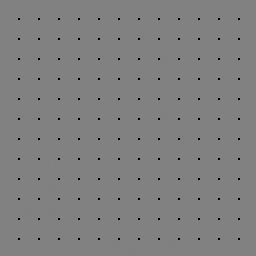
%> input picture lab2/Exercise/point.bmp, 128 x 128 px (shown 2 times larger)
$ octave lab3ex.m   (GNU Octave 9; MATLAB toolbox functions it lacks are replaced by stand-ins)
%> lines starting %> are read from the running program, lines starting %| are printed output that depends on the picture; in (x1, y1, x2, y2) boxes, pixels count from 0 and x2, y2 are one past the last pixel; in counts of white or black regions, pixels touching at a corner belong together; the program's own positions count from 1
%***********************************操作初始化******************************

point = imread('point.bmp');%读入测试靶图像point.bmp
%> point is the input picture: size 128x128 uint8; min 0, max 129, mean 127.6
point_sp = imread('point_sp.bmp');%读入测试靶变化后的图像point_sp.bmp
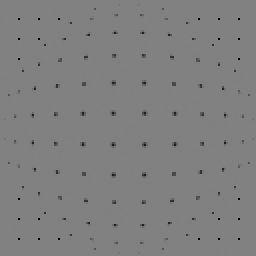
%> input picture lab2/Exercise/point_sp.bmp, 128 x 128 px (shown 2 times larger)
%> point_sp is the input picture: size 128x128 uint8; min 0, max 129, mean 127.6
tiger_sp = imread('tiger_sp.bmp');%读入变化后的老虎图像tiger_sp.bmp
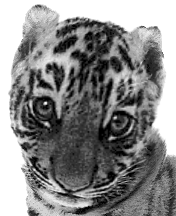
%> input picture lab2/Exercise/tiger_sp.bmp, 176 x 216 px
%> tiger_sp is the input picture: size 216x176 uint8; min 0, max 255, mean 137.5

point_sp(7,91)=1;
%> point_sp: size 128x128 uint8; 0.01% of pixels changed, all inside (x1, y1, x2, y2) = (90, 6, 91, 7)
point_sp(16,104)=1;
%> point_sp: size 128x128 uint8; min 0, max 129, mean 127.6; mean of the top-left, top-right, bottom-left and bottom-right quarters 127.6, 127.6, 127.6, 127.6
point_sp(39,122)=1;
%> point_sp: size 128x128 uint8; min 0, max 129, mean 127.6; mean of the top-left, top-right, bottom-left and bottom-right quarters 127.6, 127.5, 127.6, 127.6
point_sp(26,113)=1;

point_sp(7,37)=1;
point_sp(16,24)=1;
point_sp(39,6)=1;
%> point_sp: size 128x128 uint8; min 0, max 129, mean 127.6; mean of the top-left, top-right, bottom-left and bottom-right quarters 127.5, 127.5, 127.6, 127.6
point_sp(26,15)=1;

point_sp(121,91)=1;
point_sp(112,104)=1;
point_sp(89,122)=1;
point_sp(102,113)=1;
%> point_sp: size 128x128 uint8; min 0, max 129, mean 127.5

point_sp(121,37)=1;
%> point_sp: size 128x128 uint8; min 0, max 129, mean 127.5; mean of the top-left, top-right, bottom-left and bottom-right quarters 127.5, 127.5, 127.6, 127.5
point_sp(112,24)=1;
point_sp(89,6)=1;
%> point_sp: size 128x128 uint8; min 0, max 129, mean 127.5; mean of the top-left, top-right, bottom-left and bottom-right quarters 127.5, 127.5, 127.5, 127.5
point_sp(102,15)=1;

%**************************对输入的原图进行压缩******************************
%point.bmp为128×128，tiger_sp.bmp为176×216,压缩tiger_sp到128×128
tigerChange = zeros(128,128);%保存压缩后的tiger_sp（原图）

%按照线性插值，输出图像点(x,y)的值由输入图像四点(a,b),(a+1,b)、(a,b+1)和(a+1,b+1)决定，从而计算压缩图像tigerChange(x,y)的值
for x = 1:1:128
    for y = 1:1:128
        a1 = double((x-1)*216/128)+1;      %即代表a+1
        b1 = double((y-1)*176/128)+1;      %即代表b+1
        a = floor(a1);                     %取a1的下整，即为a
        b = floor(b1);                     %取b1的下整，即为b
        %越界处理
        if( a >= 216 )
            a = 215;
        end
        if( b >= 176 )
            b = 175;
        end
        %用双线性插值法求的tigerChange(x,y)
        temp = (double(tiger_sp(a+1,b))-double(tiger_sp(a,b)))*(a1-a);
        temp = temp+(double(tiger_sp(a,b+1))-double(tiger_sp(a,b)))*(b1-b);
        temp = temp+(double(tiger_sp(a+1,b+1))+double(tiger_sp(a,b))-double(tiger_sp(a+1,b))-double(tiger_sp(a,b+1)))*(a1-a)*(b1-b);
        tigerChange(x,y) = round(temp+double(tiger_sp(a,b)));

    end
end
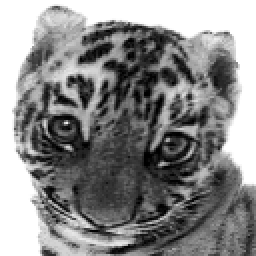
%> tigerChange: size 128x128 double (shown 2 times larger); min 0, max 255, mean 137.7
%进行类型转换，uint8类型
tigerChange = uint8(tigerChange);
%> tigerChange: size 128x128 uint8

%************************细化point_sp.bmp，抽取其黑点***********************
%找到point_sp.bmp中黑色（非白色）的点
Xsp_BlackPoint = zeros(12,12);%创建矩阵空间记录黑点的横坐标
Ysp_BlackPoint = zeros(12,12);%创建矩阵空间记录黑点的纵坐标
Xsp_BlackPoint = reshape(Xsp_BlackPoint,1,144);%将矩阵转换为1*144的一维向量方便使用
Ysp_BlackPoint = reshape(Ysp_BlackPoint,1,144);%将矩阵转换为1*144的一维向量方便使用
pointRecord = zeros(128,128);%创建矩阵空间，标记点(x,y)是否已经访问过
%Xsum、Ysum、count用于抽取一个平均值
Xsum = 0;
Ysum = 0;
count = 0;
k = 1;
%抽取各个黑点的坐标
for i = 1:1:128
    for j = 1:1:128
        if pointRecord(i,j) == 0
            %对非白点处理
            if point_sp(i,j) < 125
                Xsum = i;
                Ysum = j;
                count = count+1;
                pointRecord(i,j) = 1;
                %检查其周围的点是否为非白点
                if i == 1 || j == 1 || i == 128 || j == 128%排除边界
                else
                    %如果该点周围8个点有访问过，则跳过处理
                    if pointRecord(i+1,j) == 1   ||...
                       pointRecord(i-1,j) == 1   ||...
                       pointRecord(i,j+1) == 1   ||...
                       pointRecord(i,j-1) == 1   ||...
                       pointRecord(i-1,j-1) == 1 ||...
                       pointRecord(i+1,j-1) == 1 ||...
                       pointRecord(i-1,j+1) == 1 ||...
                       pointRecord(i+1,j+1) == 1
                       %将Xsum、Ysum、count置为初始值
                       Xsum = 0;
                       Ysum = 0;
                       pointRecord(i,j) = 1;
                       count = 0;
                    else %否则可以进行如下抽取，将该点周围8个点中是灰色的点加进来平均
                        %正下方
                        new_i = i; new_j = j;
                        while point_sp(new_i+1,new_j) < 125
                            Xsum = Xsum+new_i+1;
                            Ysum = Ysum+new_j;
                            count = count+1;
                            pointRecord(new_i+1,new_j) = 1;
                            new_i = new_i+1;
                        end

                        %正上方
                        new_i = i; new_j = j;
                        while point_sp(new_i-1,new_j) < 125
                            Xsum = Xsum+new_i-1;
                            Ysum = Ysum+new_j;
                            count = count+1;
                            pointRecord(new_i-1,new_j) = 1;
                            new_i = new_i-1;
                        end

                        %正右方
                        new_i = i; new_j = j;
                        while point_sp(new_i,new_j+1) < 125
                            Xsum = Xsum+new_i;
                            Ysum = Ysum+new_j+1;
                            count = count+1;
                            pointRecord(new_i,new_j+1) = 1;
                            new_j = new_j+1;
                        end

                        %正左方
                        new_i = i; new_j = j;
                        while point_sp(new_i,new_j-1) < 125
                            Xsum = Xsum+new_i;
                            Ysum = Ysum+new_j-1;
                            count = count+1;
                            pointRecord(new_i,new_j-1) = 1;
                            new_j = new_j-1;
                        end

                        %左上方
                        new_i = i; new_j = j;
                        while point_sp(new_i-1,new_j-1) < 125
                            Xsum = Xsum+new_i-1;
                            Ysum = Ysum+new_j-1;
                            count = count+1;
                            pointRecord(new_i-1,new_j-1) = 1;
                            new_i = new_i-1;
                            new_j = new_j-1;
                        end

                        %右上方
                        new_i = i; new_j = j;
                        while point_sp(new_i-1,new_j+1) < 125
                            Xsum = Xsum+new_i-1;
                            Ysum = Ysum+new_j+1;
                            count = count+1;
                            pointRecord(new_i-1,new_j+1) = 1;
                            new_i = new_i-1;
                            new_j = new_j+1;
                        end

                        %左下方
                        new_i = i; new_j = j;
                        while point_sp(new_i+1,new_j-1) < 125
                            Xsum = Xsum+new_i+1;
                            Ysum = Ysum+new_j-1;
                            count = count+1;
                            pointRecord(new_i+1,new_j-1) = 1;
                            new_i = new_i+1;
                            new_j = new_j-1;
                        end

                        %右下方
                        new_i = i; new_j = j;
                        while point_sp(new_i+1,new_j+1) < 125
                            Xsum = Xsum+new_i+1;
                            Ysum = Ysum+new_j+1;
                            count = count+1;
                            pointRecord(new_i+1,new_j+1) = 1;
                            new_i = new_i+1;
                            new_j = new_j+1;
                        end

                        %然后将其进行平均
                        Xsum = fix(Xsum/count);
                        Ysum = fix(Ysum/count);
                        Xsp_BlackPoint(k) = Xsum;
                        Ysp_BlackPoint(k) = Ysum;
                        k = k+1;
                        %%将Xsum、Ysum、count置为初始值
                        Xsum = 0;Ysum = 0;count = 0;
                    end
                end
            end
        end
    end
end
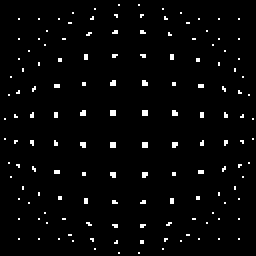
%> pointRecord: size 128x128 double (shown 2 times larger); values 0 (black) and 1 (white), 2.6% white in thin lines or dots
%> after the loop, Xsp_BlackPoint = 144 values, max 127 at index 143, min 3 at index 1, mean 64.57; Xsum = 0; Ysp_BlackPoint = 144 values, max 127 at index 72, min 3 at index 71, mean 64.6; Ysum = 0; count = 0; k = 145; new_i = 127; new_j = 70
%将二者复原为12×12的方阵
Xsp_BlackPoint = reshape(Xsp_BlackPoint,12,12);
Ysp_BlackPoint = reshape(Ysp_BlackPoint,12,12);

pointbak = uint8(zeros(128,128));%创建矩阵空间，用于存放黑点增强和抽取之后的像素，用于匹配
%利用对称性的原理，只计算其1/4的图像
for i = 1:1:128
    for j = 1:1:128
        pointbak(i,j) = 255;
    end
end
%仅将左上角的黑点放入pointbak中
for i = 1:1:12
    for j = 1:1:12
        if (Xsp_BlackPoint(i,j) ~= 0) && (Ysp_BlackPoint(i,j) ~= 0) && Xsp_BlackPoint(i,j) <= 65 && Ysp_BlackPoint(i,j) <= 65
            pointbak(Xsp_BlackPoint(i,j),Ysp_BlackPoint(i,j)) = 1;
        end
    end
end
%> pointbak: size 128x128 uint8; values 1 (black) and 255 (white), 99.8% white; black in thin lines or dots, all inside (x1, y1, x2, y2) = (2, 2, 60, 60)
%利用对称性将其余的黑点pointbak中
for i = 1:1:65
    for j = 1:1:65
        if pointbak(i,j) == 1
            pointbak(130-i,j) = 1;
            pointbak(i,130-j) = 1;
            pointbak(130-i,130-j) = 1;
        end
    end
end
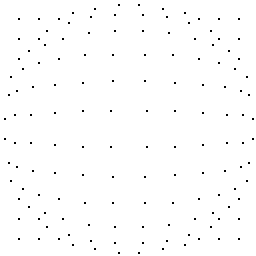
%> pointbak: size 128x128 uint8 (shown 2 times larger); values 1 (black) and 255 (white), 99.1% white; black in thin lines or dots

%*********************************靶图匹配**********************************
%匹配各个黑点，只计算左上角的黑点的Row和Col，剩下的利用对称性即可
Row = zeros(128,128); %创建矩阵空间，用于记录某个黑点在原图中的对应位置（行位置）
Col = zeros(128,128); %创建矩阵空间，用于记录某个黑点在原图中的对应位置（列位置）
currentRow = 1;%row置初始值
RowCount = 0;%用于记录row数，RowCount满6后则currentRow加1
lastRow = 129;
%双循环确定某个黑点应该位于原图黑点的第几行(范围是1-6，1/4原图大小)
i = 1;
while i >= 1 && i <= 65
    j = 1;
    while j >= 1 && j <= 65
        %略过边界
        if i == 1 || j == 1 || i == 128 || j == 128
        else
            %找到一个黑点则进行处理
            if pointbak(i,j) == 1
                %如果该点的行数已经确定，则跳过
                if Row(i,j) ~= 0
                %否则为其确定行数
                else
                    %查看左一列是否有该行的黑点
                    point1 = pointRow(pointbak,j-1,currentRow,Row);
                    %查看右一列是否有该行的黑点
                    point2 = pointRow(pointbak,j+1,currentRow,Row);
                    %查看左两列是否有该行的黑点
                    point3 = pointRow(pointbak,j-2,currentRow,Row);
                    %查看右两列是否有该行的黑点
                    point4 = pointRow(pointbak,j+2,currentRow,Row);
                    %查看左三列是否有该行的黑点
                    point5 = pointRow(pointbak,j-3,currentRow,Row);
                    %查看右三列是否有该行的黑点
                    point6 = pointRow(pointbak,j+3,currentRow,Row);
                    %查看当前列上是否有该行的黑点
                    point7 = pointRow(pointbak,j,currentRow,Row);
                    %如果检测出周围两个像素列之内有Row值为currentRow的像素
                    if point1 || point2 || point3 || point4 || point5 || point6 || point7
                        if i < lastRow
                            lastRow = i;
                        end
                    %如果没有，那么当前像素的Row值应该为currentRow
                    else
                        Row(i,j) = currentRow;
                        RowCount = RowCount+1;
                        %如果Row值为currentRow的像素数已经满6
                        if RowCount == 6
                            RowCount = 0;
                            currentRow = currentRow+1;
                            %如果之前的行中还有Row值没有确定的像素点
                            if lastRow ~= 129
                                i = lastRow-1;
                                lastRow = 129;
                                break;
                            end
                        end
                    end
                end
            end
        end
        j = j+1;
    end
    i = i+1;
end
%> this loop made 76 passes
%> i on passes 1 to 12: 2, 3, 4, 5, 6, 7, 8, 9, 10, 8, 9, 10
%> after the loop, RowCount = 0; currentRow = 7; i = 66; lastRow = 129; point1 = 0; point2 = 0; point3 = 0; point4 = 0; point5 = 0; point6 = 0; point7 = 0

%双循环确定某个黑点应该位于原图黑点的第几列(1-6)
currentCol = 1;
ColCount = 0;
lastCol = 129;
i = 1;
j = 1;
while i >= 1 && i <= 65
    j = 1;
    while j >= 1 && j <= 65
        %略过边界情况
        if i == 1 || j == 1 || i == 128 || j == 128
        else
            %找到一个黑点
            if pointbak(j,i) == 1
                %如果该点的列数已经确定则跳过
                if Col(j,i) ~= 0
                else
                    %查看上一行是否有该列的黑点
                    point1 = pointCol(pointbak,j-1,currentCol,Col);
                    %查看下一行是否有该列的黑点
                    point2 = pointCol(pointbak,j+1,currentCol,Col);
                    %查看上两行是否有该列的黑点
                    point3 = pointCol(pointbak,j-2,currentCol,Col);
                    %查看下两行是否有该列的黑点
                    point4 = pointCol(pointbak,j+2,currentCol,Col);
                    %查看上三行是否有该列的黑点
                    point5 = pointCol(pointbak,j-3,currentCol,Col);
                    %查看下三行是否有该列的黑点
                    point6 = pointCol(pointbak,j+3,currentCol,Col);
                    %查看当前行是否有该列的黑点
                    point7 = pointCol(pointbak,j,currentCol,Col);
                    %如果检测出周围两行像素行中有Col值为currentCol的像素点
                    if point1 || point2 || point3 || point4 || point5 || point6 || point7
                        if i < lastCol
                            lastCol = i;
                        end
                    else
                        Col(j,i) = currentCol;
                        ColCount = ColCount+1;
                        %如果Col值为currentCol的像素点已经满6
                        if ColCount == 6
                            ColCount = 0;
                            currentCol = currentCol+1;
                            %如果之前的列中还有没确定Col值的像素
                            if lastCol ~= 129
                                i = lastCol-1;
                                lastCol = 129;
                                break;
                            end
                        end
                    end
                end
            end
        end
        j = j+1;
    end
    i = i+1;
end
%> after the loop, ColCount = 0; currentCol = 7; i = 66; lastCol = 129

%根据对称性原理计算右上角黑点的Row和Col
for i = 1:1:65
    for j = 65:1:128
        if pointbak(i,j) == 1
            Row(i,j) = Row(i,130-j);
            Col(i,j) = 13-Col(i,130-j);
        end
    end
end
%> Col: size 128x128 double; min 0, max 12, mean 0.0286
%> Row: size 128x128 double; min 0, max 6, mean 0.0154
%根据对称性原理计算左下角黑点的Row和Col
for i = 65:1:128
    for j = 1:1:65
        if pointbak(i,j) == 1
            Row(i,j) = 13-Row(130-i,j);
            Col(i,j) = Col(130-i,j);
        end
    end
end
%> Col: size 128x128 double; min 0, max 12, mean 0.0363
%> Row: size 128x128 double; min 0, max 12, mean 0.0363; mean of the top-left, top-right, bottom-left and bottom-right quarters 0.0308, 0.0308, 0.0835, 0
%根据对称性原理计算右下角黑点的Row和Col
for i = 65:1:128
    for j = 65:1:128
        if pointbak(i,j) == 1
           Row(i,j) = 13-Row(130-i,j);
           Col(i,j) = 13-Col(i,130-j);
        end
    end
end
%> Col: size 128x128 double; min 0, max 12, mean 0.0571
%> Row: size 128x128 double; min 0, max 12, mean 0.0571; mean of the top-left, top-right, bottom-left and bottom-right quarters 0.0308, 0.0308, 0.0835, 0.0835

%********************边缘处理（手动对原图像的边缘处加上黑点）*****************
for i = 10:10:120
    point(1,i) = 0;
    point(128,i) = 0;
    point(i,1) = 0;
    point(i,128) = 0;
end
%> point: size 128x128 uint8; 0.29% of pixels changed, all inside (x1, y1, x2, y2) = (0, 0, 128, 128)
point(1,1) = 0;
%> point: size 128x128 uint8; min 0, max 129, mean 127.2; mean of the top-left, top-right, bottom-left and bottom-right quarters 127.2, 127.2, 127.2, 127.2
point(1,128) = 0;
point(128,1) = 0;
point(128,128) = 0;
%Row和Col中的每个不为零的值加1
for i = 1:1:128
    for j = 1:1:128
        if pointbak(i,j) == 1
            Row(i,j) = Row(i,j)+1;
            Col(i,j) = Col(i,j)+1;
        end
    end
end
%> Col: size 128x128 double; min 0, max 13, mean 0.0659
%> Row: size 128x128 double; min 0, max 13, mean 0.0659; mean of the top-left, top-right, bottom-left and bottom-right quarters 0.0396, 0.0396, 0.0923, 0.0923

%对pointbak进行边缘处理,添加边缘黑点
for i = 10:10:120
    pointbak(1,i) = 1;
    pointbak(128,i) = 1;
    pointbak(i,1) = 1;
    pointbak(i,128) = 1;
end
%> pointbak: size 128x128 uint8; values 1 (black) and 255 (white), 98.8% white; black in thin lines or dots
pointbak(1,1) = 1;
pointbak(1,128) = 1;
pointbak(128,1) = 1;
pointbak(128,128) = 1;
%写入边缘黑点的Row值和Col值
k = 2;
for i = 10:10:120
    Row(1,i) = 1;
    Row(128,i) = 14;
    Col(1,i) = k;
    Col(128,i) = k;
    k = k+1;
end
%> Col: size 128x128 double; min 0, max 13, mean 0.0769
%> Row: size 128x128 double; min 0, max 14, mean 0.0769
k = 2;
for i = 10:10:120
    Row(i,1) = k;
    Row(i,128) = k;
    Col(i,1) = 1;
    Col(i,128) = 14;
    k = k+1;
end
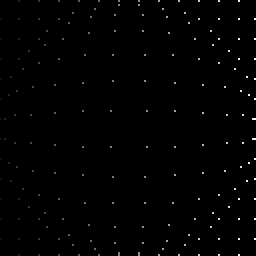
%> Col: size 128x128 double (shown 2 times larger); min 0, max 14, mean 0.0879; drawn with min black and max white
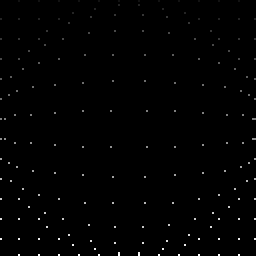
%> Row: size 128x128 double (shown 2 times larger); min 0, max 14, mean 0.0879; mean of the top-left, top-right, bottom-left and bottom-right quarters 0.0476, 0.0476, 0.128, 0.128; drawn with min black and max white
Row(1,1) = 1;
Col(1,1) = 1;
Row(1,128) = 1;
Col(1,128) = 14;
Row(128,1) = 14;
Col(128,1) = 1;
Row(128,128) = 14;
Col(128,128) = 14;
%**************************************************************************
%找出point.bmp中黑点的坐标
X_BlackPoint = zeros(14,14);
Y_BlackPoint = zeros(14,14);
X_BlackPoint = reshape(X_BlackPoint,1,196);
Y_BlackPoint = reshape(Y_BlackPoint,1,196);
k = 1;
for i = 1:1:128
    for j = 1:1:128
        if point(i,j) == 0
            X_BlackPoint(k) = i;
            Y_BlackPoint(k) = j;
            k = k+1;
        end
    end
end
%> after the loop, X_BlackPoint = 196 values from 1 to 128; Y_BlackPoint = 196 values, max 128 at index 14, min 1 at index 1, mean 64.93; k = 197

%匹配之后将各个点对应
XX = zeros(14,14);
YY = zeros(14,14);
XX = reshape(XX,1,196);
YY = reshape(YY,1,196);
k = 1;
row = 1;
col = 1;
while k <= 196
    for i = 1:1:128
        for j = 1:1:128
            %Row值为row且Col值为col的黑点即为point.bmp中第row行第col列黑点在pointbak中所对应的点
            if Row(i,j) == row && Col(i,j) == col
                XX(k) = i;
                YY(k) = j;
                k = k+1;
                col = col+1;
                if col > 14
                    col = 1;
                    row = row+1;
                end
            end
        end
    end
end
%> after the loop, XX = 196 values, max 128 at index 183, min 1 at index 1, mean 64.93; YY has the same summary as Y_BlackPoint; col = 1; row = 15
XX = reshape(XX,14,14);
YY = reshape(YY,14,14);
X_BlackPoint = reshape(X_BlackPoint,14,14);
Y_BlackPoint = reshape(Y_BlackPoint,14,14);

%****************************对失真的图像进行恢复****************************
RowMin = 1;
RowMax = 10;
ColMin = 1;
ColMax = 10;
tiger_temp = uint8(zeros(128,128));%创建矩阵空间，用于存放128×128的恢复后的老虎图像

%将图像分成14×14的矩阵格子,逐个进行恢复
for i = 1:1:13
    for j = 1:1:13
        M = [ RowMin,ColMin,RowMin*ColMin,1;
              RowMax,ColMin,RowMax*ColMin,1;
              RowMin,ColMax,RowMin*ColMax,1;
              RowMax,ColMax,RowMax*ColMax,1];
        %TargetX和TargetY为方程M*X=N中的目标矩阵
        TargetX = [XX(i,j);XX(i,j+1);XX(i+1,j);XX(i+1,j+1)];
        TargetY = [YY(i,j);YY(i,j+1);YY(i+1,j);YY(i+1,j+1)];
        InverseM = inv(M);%M的逆矩阵为InverseM
        CoefX = InverseM*TargetX;%因为M*CoefX = TargetX,CoefX = InverseM*TargetX
        CoefY = InverseM*TargetY;%因为M*CoefY = TargetY,CoefY = InverseM*TargetY

        %对tiger_temp图像进行转换
        for x = RowMin:1:RowMax
            for y = ColMin:1:ColMax
                temp = [x,y,x*y,1];
                Xtarget = round(temp*CoefX);
                Ytarget = round(temp*CoefY);
                %处理坐标越界
                if Xtarget < 1
                    Xtarget = 1;
                end
                if Xtarget > 128
                    Xtarget = 128;
                end
                if Ytarget < 1
                    Ytarget = 1;
                end
                if Ytarget > 128
                    Ytarget = 128;
                end

                tiger_temp(x,y) = tigerChange(Xtarget,Ytarget);
            end
        end
        %恢复下个格子横行前进行调整坐标
        if RowMin == 1
            RowMin = 10;
        else
            RowMin = RowMin+10;
        end
        if RowMax == 120
            RowMax = 128;
        else
            RowMax = RowMin+10;
        end

    end
    %恢复下个格子纵列前进行调整坐标
    RowMin = 1;
    RowMax = 10;
    if ColMin == 1
        ColMin = 10;
    else
        ColMin = ColMin+10;
    end
    if ColMax == 120
        ColMax = 128;
    else
        ColMax = ColMin+10;
    end

end
%> after the loop, ColMax = 140; ColMin = 130

%**********************将128×128的老虎图像恢复为176×216********************
tiger_restitute = zeros(216,176);%创建矩阵空间，存放恢复大小的tiger图像
%按照线性插值，计算最终图像tiger_restitute(x,y)的值，由输入图像四点(a,b)、(a+1,b)、(a,b+1)和(a+1,b+1)决定
for x = 1:1:216
    for y = 1:1:176
        a1 = double((x-1)*128/216)+1;      %即代表a+1
        b1 = double((y-1)*128/176)+1;      %即代表b+1
        a = floor(a1);                     %取a1的下整，即为a
        b = floor(b1);                     %取b1的下整，即为b
        %处理越界
        if( a >= 128 )
            a = 127;
        end
        if( b >= 128 )
            b = 127;
        end

        %用双线性插值法求得tiger_restitute(x,y)
        temp = (double(tiger_temp(a+1,b))-double(tiger_temp(a,b)))*(a1-a);
        temp = temp+(double(tiger_temp(a,b+1))-double(tiger_temp(a,b)))*(b1-b);
        temp = temp+(double(tiger_temp(a+1,b+1))+double(tiger_temp(a,b))-double(tiger_temp(a+1,b))-double(tiger_temp(a,b+1)))*(a1-a)*(b1-b);
        tiger_restitute(x,y) = round(temp+double(tiger_temp(a,b)));
    end
end
%**********************************图像输出*********************************
figure
subplot(1,2,1);
imshow(tiger_sp);
title('需要校正的原图');
tiger_restitute = uint8(tiger_restitute);
subplot(1,2,2);
imshow(tiger_restitute);
title('几何校正后的图');
